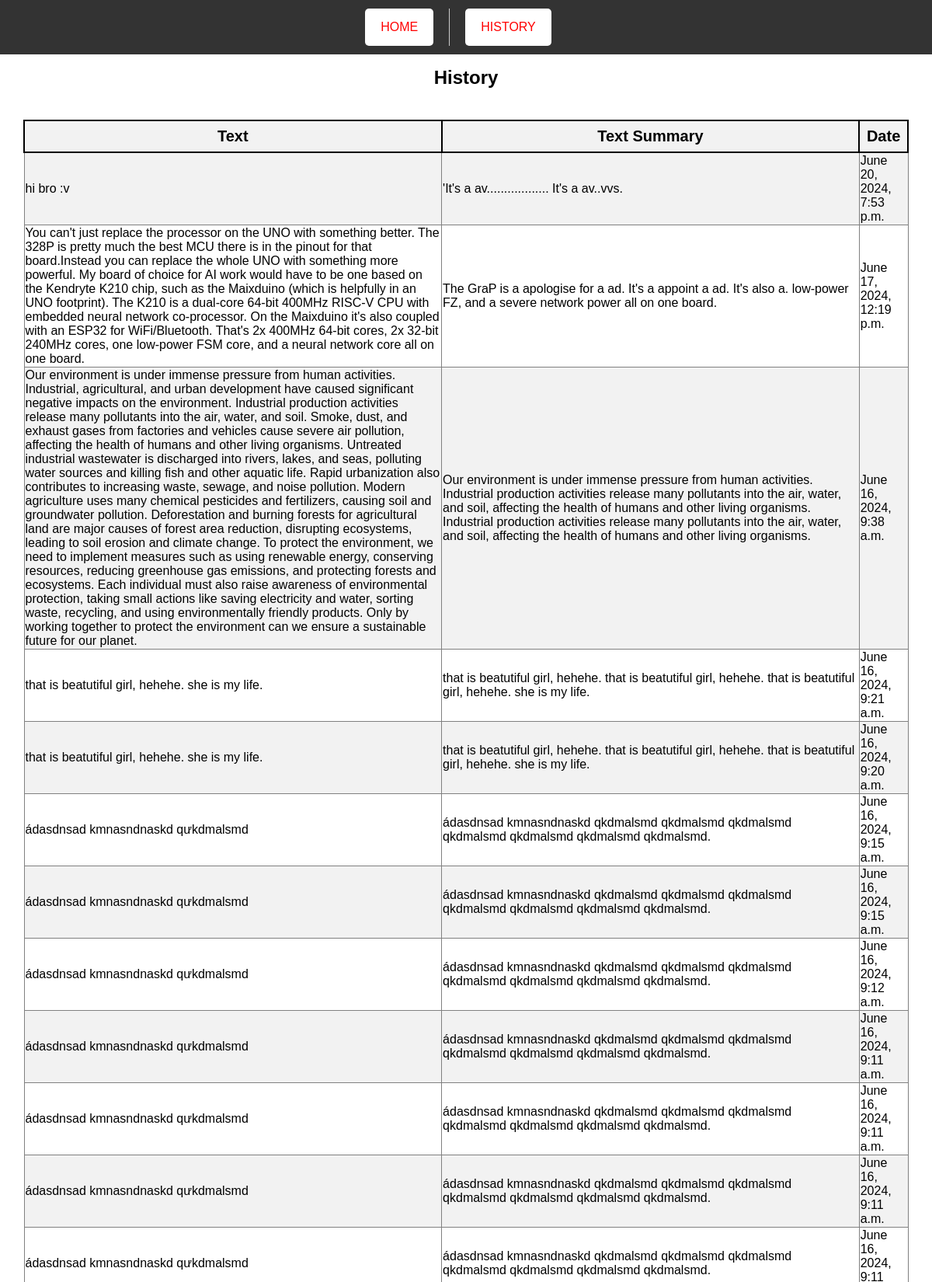
Screenshot of /get_history (upper part) with the database file from the repository.
### home/models.py (models this page shows)
class Works(models.Model):
    id_post = models.AutoField(primary_key=True)
    text = models.TextField(null=True, blank=True)
    text_summary = models.TextField(null=True, blank=True)
    data_save = models.DateTimeField(default=timezone.now)

### home/views.py (the view)
# urls.py: path("get_history", views.get_history),
@csrf_exempt
def get_history(request):
    if request.method == "POST" or request.method == "GET":
        data = Works.objects.all()
        data = list(data.values())
        data = data[::-1]
        return render(request, "history/history.html", {"data": data})

### templates/history/history.html (shortened to what this page needs)
<!DOCTYPE html>
<html lang="en">
<head>
</head>
<body>
    <div class="header">
        <div class="taskbar">
            <a href="#" id="homeLink">HOME</a>
            <a href="#">HISTORY</a>
        </div>
    </div>
    <div class="container">
        <h2>History</h2>
        <table id="historyTable">
            <tr>
                <th>Text</th>
                <th>Text Summary</th>
                <th>Date</th>
            </tr>
            {% for record in data %}
            <tr>
                <td>{{ record.text }}</td>
                <td>{{ record.text_summary }}</td>
                <td>{{ record.data_save }}</td>
            </tr>
            {% endfor %}
        </table>
    </div>
</body>
</html>

### templates/history/history.html (style rules this page uses)
html, body { width: 100%; height: 100%; margin: 0; padding: 0; overflow: hidden; font-family: Arial, sans-serif; }
.header { background-color: #333; color: #fff; padding: 5px; display: flex; justify-content: center; align-items: center; height: 60px; }
.taskbar { display: flex; gap: 10px; height: 80%; margin-right: 20px; }
.taskbar a { text-decoration: none; color: #ff0000; padding: 20px; border-radius: 5px; background-color: #ffffff; display: flex; align-items: center; }
.container { display: flex; align-items: center; justify-content: center; height: calc(100% - 80px); flex-direction: column; }
table { border-collapse: collapse; width: 95%; margin-top: 20px; }
td { border: 1px solid gray; }
th { padding:8px; font-size: 20px; background-color: #f2f2f2; border: 2px solid black; }
tr:nth-child(even) { background-color: #f2f2f2; }

### rows the page displays
Works: text "hi bro :v", text_summary "'It's a av.................. It's a av..vvs.", data_save "June 20, 2024, 7:53 p.m."
Works: text "You can't just replace the processor on the UNO with something better. The 328P is pretty much the best MCU there is in the pinout for that board.Instead you can replace the whole UNO with something more powerful. My board of choice for AI work would have to be one based on the Kendryte K210 chip, such as the Maixduino (which is helpfully in an UNO footprint). The K210 is a dual-core 64-bit 400MHz RISC-V CPU with embedded neural network co-processor. On the Maixduino it's also coupled with an ESP32 for WiFi/Bluetooth. That's 2x 400MHz 64-bit cores, 2x 32-bit 240MHz cores, one low-power FSM core, and a neural network core all on one board.", text_summary "The GraP is a apologise for a ad. It's a appoint a ad. It's also a. low-power FZ, and a severe network power all on one board.", data_save "June 17, 2024, 12:19 p.m."
Works: text "Our environment is under immense pressure from human activities. Industrial, agricultural, and urban development have caused significant negative impacts on the environment. Industrial production activities release many pollutants into the air, water, and soil. Smoke, dust, and exhaust gases from factories and vehicles cause severe air pollution, affecting the health of humans and other living organisms. Untreated industrial wastewater is discharged into rivers, lakes, and seas, polluting water sources and killing fish and other aquatic life. Rapid urbanization also contributes to increasing waste, sewage, and noise pollution. Modern agriculture uses many chemical pesticides and…", text_summary "Our environment is under immense pressure from human activities. Industrial production activities release many pollutants into the air, water, and soil, affecting the health of humans and other living organisms. Industrial production activities release many pollutants into the air, water, and soil, affecting the health of humans and other living organisms.", data_save "June 16, 2024, 9:38 a.m."
Works: text "that is beatutiful girl, hehehe. she is my life.", text_summary "that is beatutiful girl, hehehe. that is beatutiful girl, hehehe. that is beatutiful girl, hehehe. she is my life.", data_save "June 16, 2024, 9:21 a.m."
Works: text "that is beatutiful girl, hehehe. she is my life.", text_summary "that is beatutiful girl, hehehe. that is beatutiful girl, hehehe. that is beatutiful girl, hehehe. she is my life.", data_save "June 16, 2024, 9:20 a.m."
Works: text "ádasdnsad kmnasndnaskd qưkdmalsmd", text_summary "ádasdnsad kmnasndnaskd qkdmalsmd qkdmalsmd qkdmalsmd qkdmalsmd qkdmalsmd qkdmalsmd qkdmalsmd.", data_save "June 16, 2024, 9:15 a.m."
Works: text "ádasdnsad kmnasndnaskd qưkdmalsmd", text_summary "ádasdnsad kmnasndnaskd qkdmalsmd qkdmalsmd qkdmalsmd qkdmalsmd qkdmalsmd qkdmalsmd qkdmalsmd.", data_save "June 16, 2024, 9:15 a.m."
Works: text "ádasdnsad kmnasndnaskd qưkdmalsmd", text_summary "ádasdnsad kmnasndnaskd qkdmalsmd qkdmalsmd qkdmalsmd qkdmalsmd qkdmalsmd qkdmalsmd qkdmalsmd.", data_save "June 16, 2024, 9:12 a.m."
Works: text "ádasdnsad kmnasndnaskd qưkdmalsmd", text_summary "ádasdnsad kmnasndnaskd qkdmalsmd qkdmalsmd qkdmalsmd qkdmalsmd qkdmalsmd qkdmalsmd qkdmalsmd.", data_save "June 16, 2024, 9:11 a.m."
Works: text "ádasdnsad kmnasndnaskd qưkdmalsmd", text_summary "ádasdnsad kmnasndnaskd qkdmalsmd qkdmalsmd qkdmalsmd qkdmalsmd qkdmalsmd qkdmalsmd qkdmalsmd.", data_save "June 16, 2024, 9:11 a.m."
Works: text "ádasdnsad kmnasndnaskd qưkdmalsmd", text_summary "ádasdnsad kmnasndnaskd qkdmalsmd qkdmalsmd qkdmalsmd qkdmalsmd qkdmalsmd qkdmalsmd qkdmalsmd.", data_save "June 16, 2024, 9:11 a.m."
Works: text "ádasdnsad kmnasndnaskd qưkdmalsmd", text_summary "ádasdnsad kmnasndnaskd qkdmalsmd qkdmalsmd qkdmalsmd qkdmalsmd qkdmalsmd qkdmalsmd qkdmalsmd."
